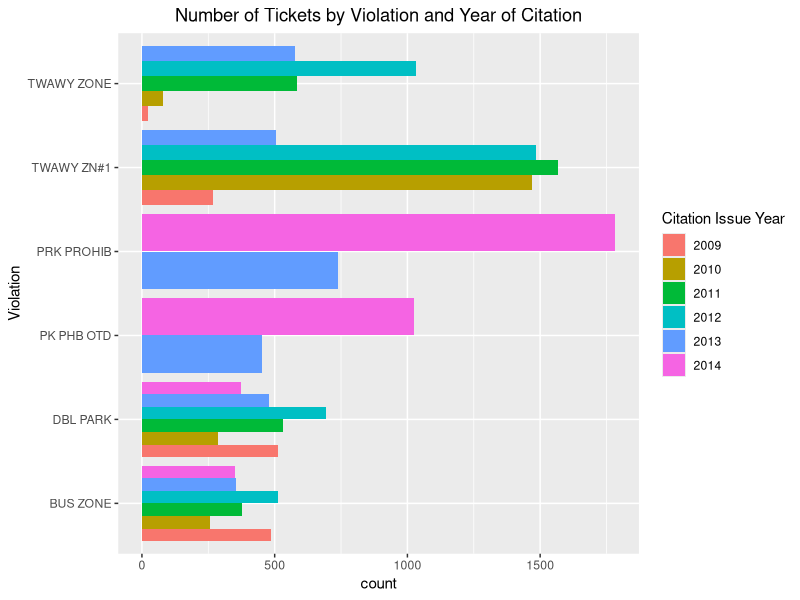
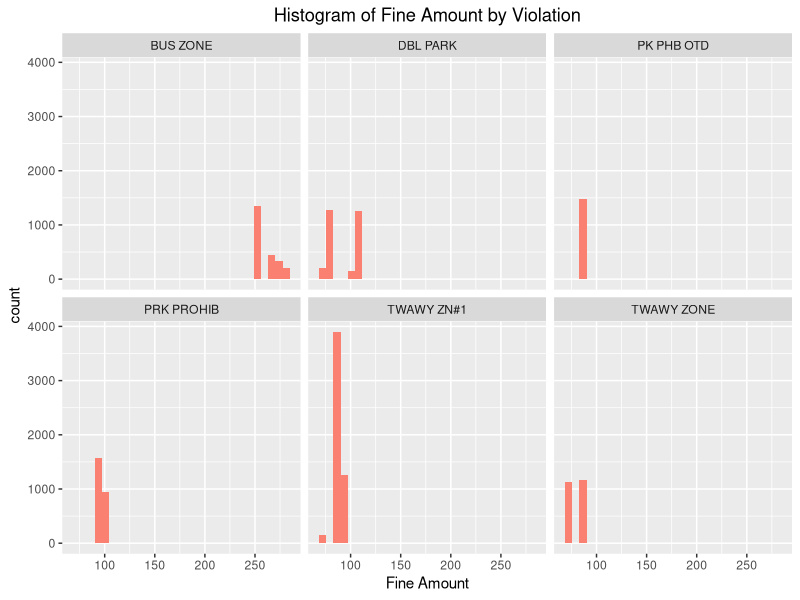
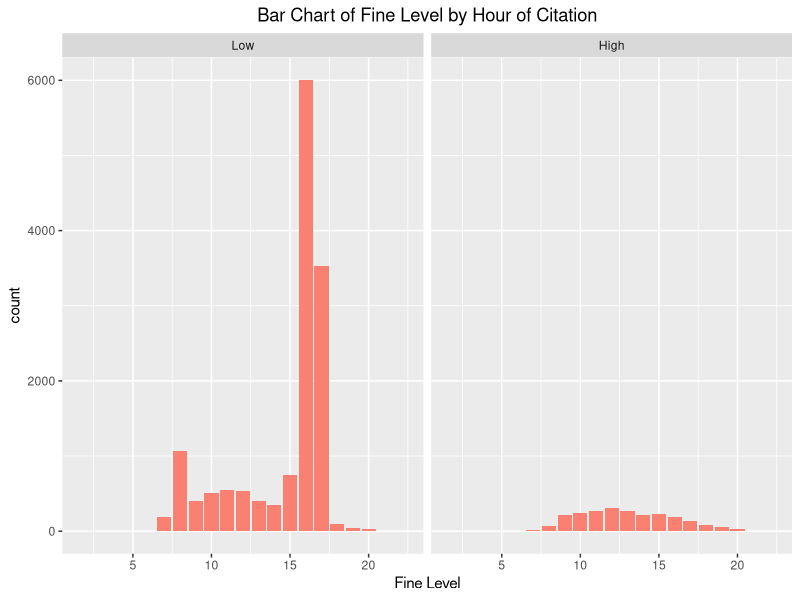
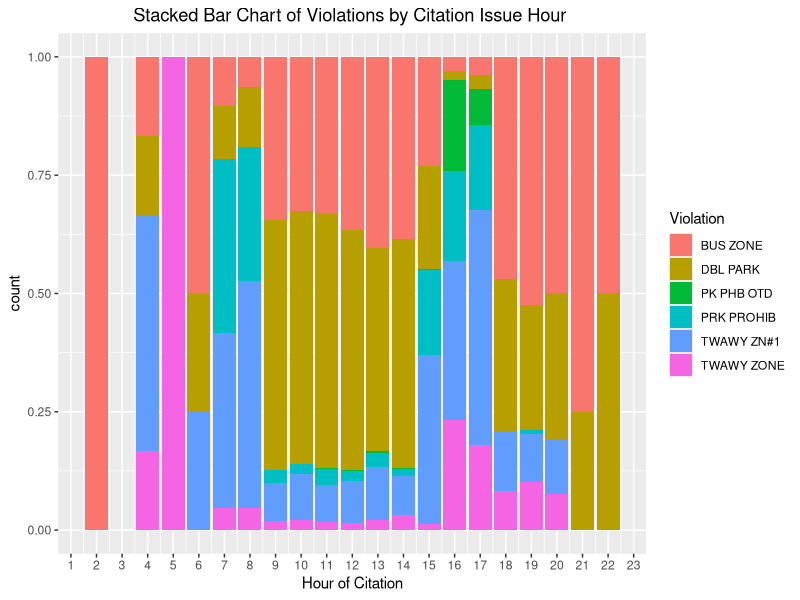
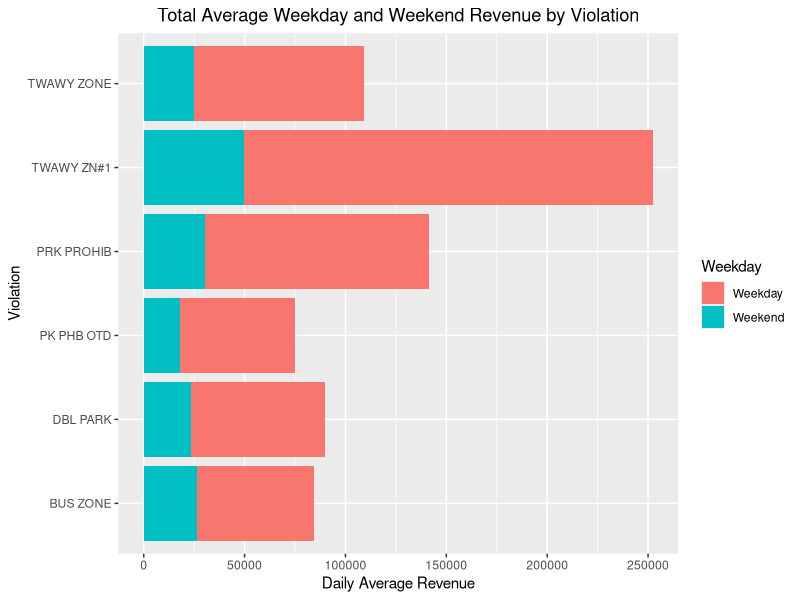

These charts were generated, in order, by the following R code:
## ---- chunk 1
knitr::opts_chunk$set(fig.pos = 'H')

library(ggplot2)
library(dplyr)

rawTickets <- data.frame(read.csv('Muni_Driver_Reported_Transit_Only_Lane_Violations.csv', header = T, sep = ","))
tickets <- read.csv("tickets.csv")

## ---- chunk 2
print("Cite the above sources properly")
## ---- chunk 3
print("Cite the above sources properly")
## ---- chunk 4
ggplot(data = tickets) + geom_bar(mapping = aes(x = tickets$Violation, fill = as.factor(tickets$Citation.Issue.Year)), position = "dodge") + coord_flip() + xlab("Violation") + theme(plot.title = element_text(hjust = 0.5)) + ggtitle("Number of Tickets by Violation and Year of Citation") + labs(fill = "Citation Issue Year") 
## ---- chunk 5
fine.plot <- ggplot(data = tickets) + geom_histogram(mapping = aes(x = tickets$Fine.Amount), fill="salmon")

fine.plot + facet_wrap(~tickets$Violation) + xlab("Fine Amount") + theme(plot.title = element_text(hjust = 0.5)) + 
    ggtitle("Histogram of Fine Amount by Violation")

rm(fine.plot)
## ---- chunk 6
# Initialize new factor variable Fine.Level
tickets$Fine.Level <- tickets$Fine.Amount
tickets$Fine.Level <- ifelse(tickets$Fine.Amount < 175, "Low", "High")
tickets$Fine.Level <- as.factor(tickets$Fine.Level)
tickets$Fine.Level <- relevel(tickets$Fine.Level, "Low")
## Generate table

fine.plot3 <- ggplot(data = tickets) + geom_bar(mapping = aes(x = tickets$Citation.Issue.Hour), 
    fill = "salmon")
fine.plot3 + facet_wrap(~tickets$Fine.Level) + xlab("Fine Level") + theme(plot.title = element_text(hjust = 0.5)) + 
    ggtitle("Bar Chart of Fine Level by Hour of Citation")

rm(fine.plot3)
## ---- chunk 7

ggplot(tickets, aes(x = Citation.Issue.Hour, fill = Violation)) + geom_bar(position = "fill") + 
    scale_x_continuous(breaks = seq(0, 24, 1)) + xlab("Hour of Citation") + 
    theme(plot.title = element_text(hjust = 0.5)) + ggtitle("Stacked Bar Chart of Violations by Citation Issue Hour ")

## ---- chunk 8
#Create variable that stores sum of apount paid by violation and weekday 
tickets.violWeekday <- aggregate(tickets[,c("Amount.Paid")], by=list(tickets$Violation, tickets$Citation.Issue.Weekday), FUN=sum)
  ##Rename the columns of tickets.violWeekday
tickets.violWeekday <- rename(tickets.violWeekday, Violation = Group.1, Weekday = Group.2, Total.Revenue = x)
  ##Create new column for daily average revenue: IF day == weekday, then divide TR by 5; ELSE divide by 2
tickets.violWeekday$Daily.Average.Revenue <- ifelse(tickets.violWeekday$Weekday == 1, tickets.violWeekday$Total.Revenue/5, tickets.violWeekday$Total.Revenue/2)

#Average Weekday and Weekend Revenue by Violation
p <- ggplot(tickets.violWeekday, aes(x=Violation, y=Daily.Average.Revenue, fill=Weekday))
p + geom_col() + coord_flip() + theme(plot.title = element_text(hjust = 0.5)) + ggtitle("Total Average Weekday and Weekend Revenue by Violation") + ylab("Daily Average Revenue")

#Remove from Workspace
rm(p, tickets.violWeekday)
